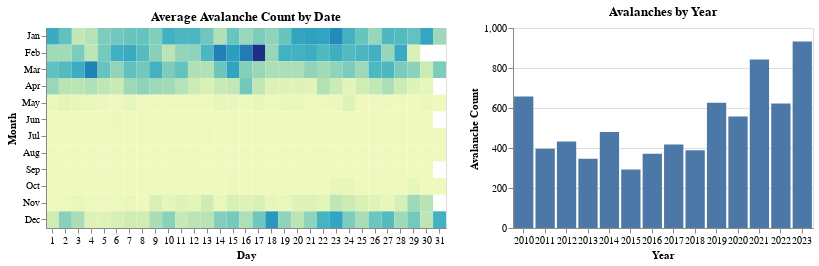

Source (notebook cell):
### Code cell
brush_selection = alt.selection_interval()

# Define the heatmap
heatmap = alt.Chart(complete_data, title="Average Avalanche Count by Date").mark_rect().encode(
    alt.X("date(date):O").title("Day").axis(format="%e", labelAngle=0),  # Format for day
    alt.Y("month(date):O").title("Month"),
    color=alt.condition(
        brush_selection, 
        alt.Color("mean(avalanche_count):Q", title="Avg").legend(None), 
        alt.value("lightgray")
    ),
    opacity=alt.condition(brush_selection, alt.value(1), alt.value(.7)),
    tooltip=[
        alt.Tooltip("monthdate(date)", title="Date"),
        alt.Tooltip("mean(avalanche_count)", title="Avg"),  # Average avalanche count in tooltip
    ]
).properties(
    width=400,
    height=200
).add_params(
    brush_selection
)

# Define the bar chart, filtered by the selected date(s) from the heatmap
barchart = alt.Chart(complete_data, title="Avalanches by Year").mark_bar().encode(
    alt.X("year(date):O").title("Year"),  # Group by year
    alt.Y("sum(avalanche_count):Q").title("Avalanche Count")  # Sum of avalanche count by year
).properties(
    width=300,
    height=200
).transform_filter(
    brush_selection
)
# Combine heatmap and bar chart side by side
heatmap | barchart

### Figure 1 — Vega-Lite specification as saved in the notebook (floating-point values rounded to 4 significant figures; data arrays with more than 128 entries replaced by an {"elided": "..."} marker saying what was removed)
{"config": {"view": {"continuousWidth": 300, "continuousHeight": 300}}, "hconcat": [{"mark": {"type": "rect"}, "encoding": {"color": {"condition": {"param": "param_1", "aggregate": "mean", "field": "avalanche_count", "legend": null, "title": "Avg", "type": "quantitative"}, "value": "lightgray"}, "opacity": {"condition": {"param": "param_1", "value": 1}, "value": 0.7}, "tooltip": [{"field": "date", "timeUnit": "monthdate", "title": "Date", "type": "temporal"}, {"aggregate": "mean", "field": "avalanche_count", "title": "Avg", "type": "quantitative"}], "x": {"axis": {"format": "%e", "labelAngle": 0}, "field": "date", "timeUnit": "date", "title": "Day", "type": "ordinal"}, "y": {"field": "date", "timeUnit": "month", "title": "Month", "type": "ordinal"}}, "height": 200, "name": "view_1", "title": "Average Avalanche Count by Date", "width": 400}, {"mark": {"type": "bar"}, "encoding": {"x": {"field": "date", "timeUnit": "year", "title": "Year", "type": "ordinal"}, "y": {"aggregate": "sum", "field": "avalanche_count", "title": "Avalanche Count", "type": "quantitative"}}, "height": 200, "title": "Avalanches by Year", "transform": [{"filter": {"param": "param_1"}}], "width": 300}], "data": {"name": "data-3b9b6b8b082f19cb3332f71ba4299e5f"}, "params": [{"name": "param_1", "select": {"type": "interval"}, "views": ["view_1"]}], "$schema": "https://vega.github.io/schema/vega-lite/v5.20.1.json", "datasets": {"data-3b9b6b8b082f19cb3332f71ba4299e5f": {"elided": "4910 records"}}}
